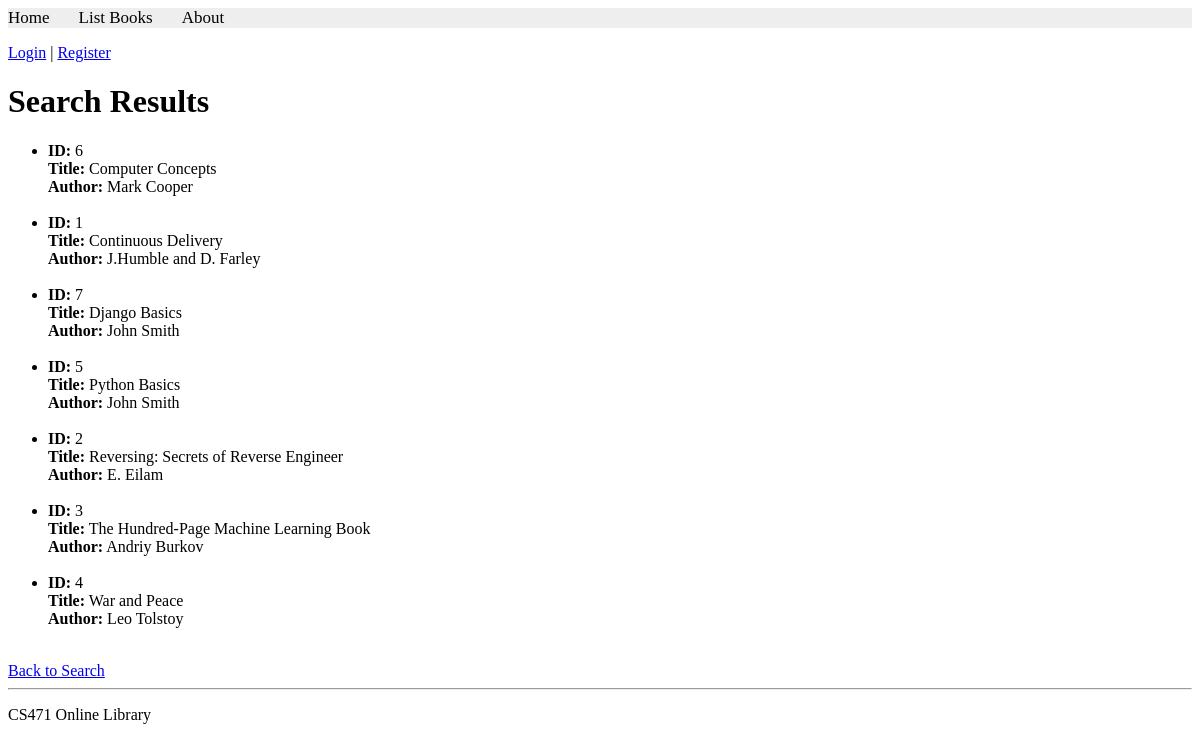
The app's page /books/lab8/task4, older data.
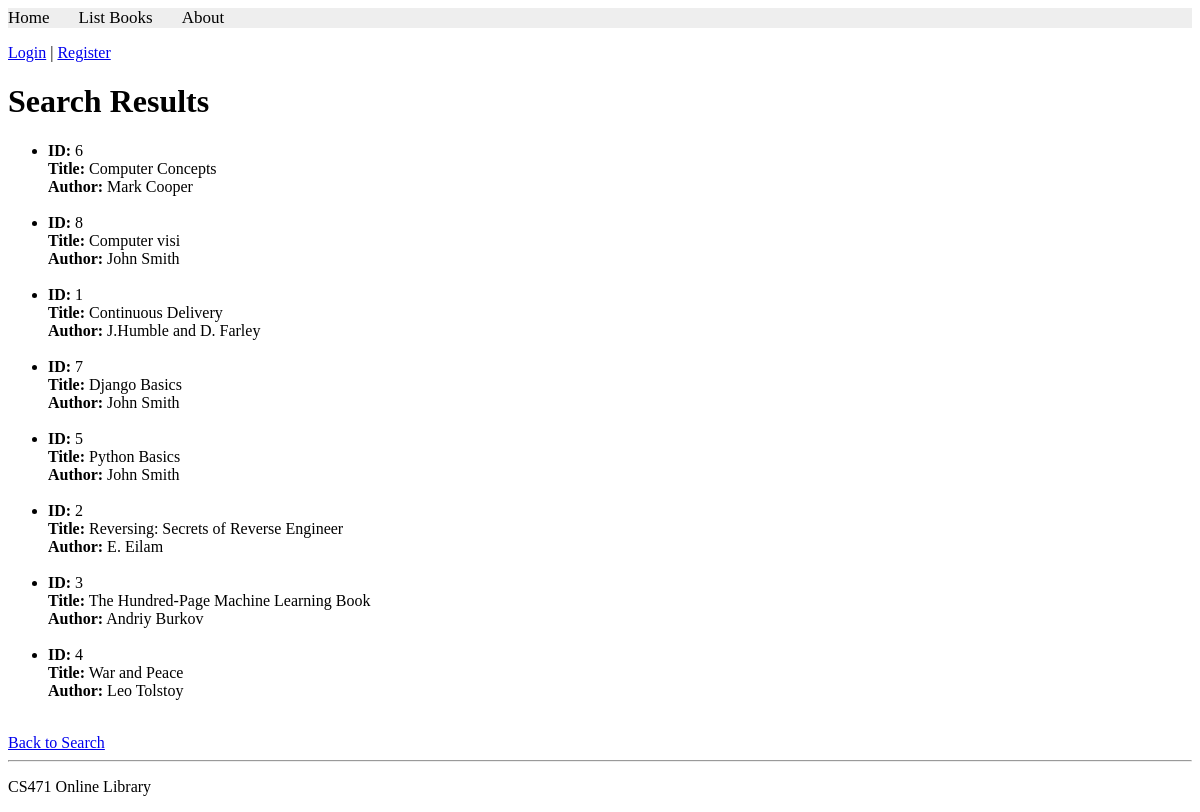
The same page, newer data.
### apps/bookmodule/models.py (models this page shows, shortened)
class Book(models.Model):
    title = models.CharField(max_length=50)
    author = models.CharField(max_length=50)
    price = models.FloatField(default=0.0)
    edition = models.SmallIntegerField(default=1)

### apps/bookmodule/views.py (the view)
# urls.py: path('lab8/task4', views.lab8_task4, name='books.lab8_task4'),
def lab8_task4(request):
    books = Book.objects.order_by('title')
    return render(request, 'bookmodule/bookList.html', {'books': books})

### apps/templates/bookmodule/bookList.html (shortened to what this page needs)
{% extends "layouts/base.html" %}
{% block content %}
<h1>Search Results</h1>
{% if books %}
    <ul>
        {% for book in books %}
            <li>
                <strong>ID:</strong> {{ book.id }}<br>
                <strong>Title:</strong> {{ book.title }}<br>
                <strong>Author:</strong> {{ book.author }}
            </li>
            <br>
        {% endfor %}
    </ul>
{% else %}
    <p>No books found.</p>
{% endif %}
<a href="{% url 'books.search' %}">Back to Search</a>
{% endblock content %}

Row changes from the older to the newer data that the page shows:
added Book: id "8", title "Computer visi", author "John Smith"
